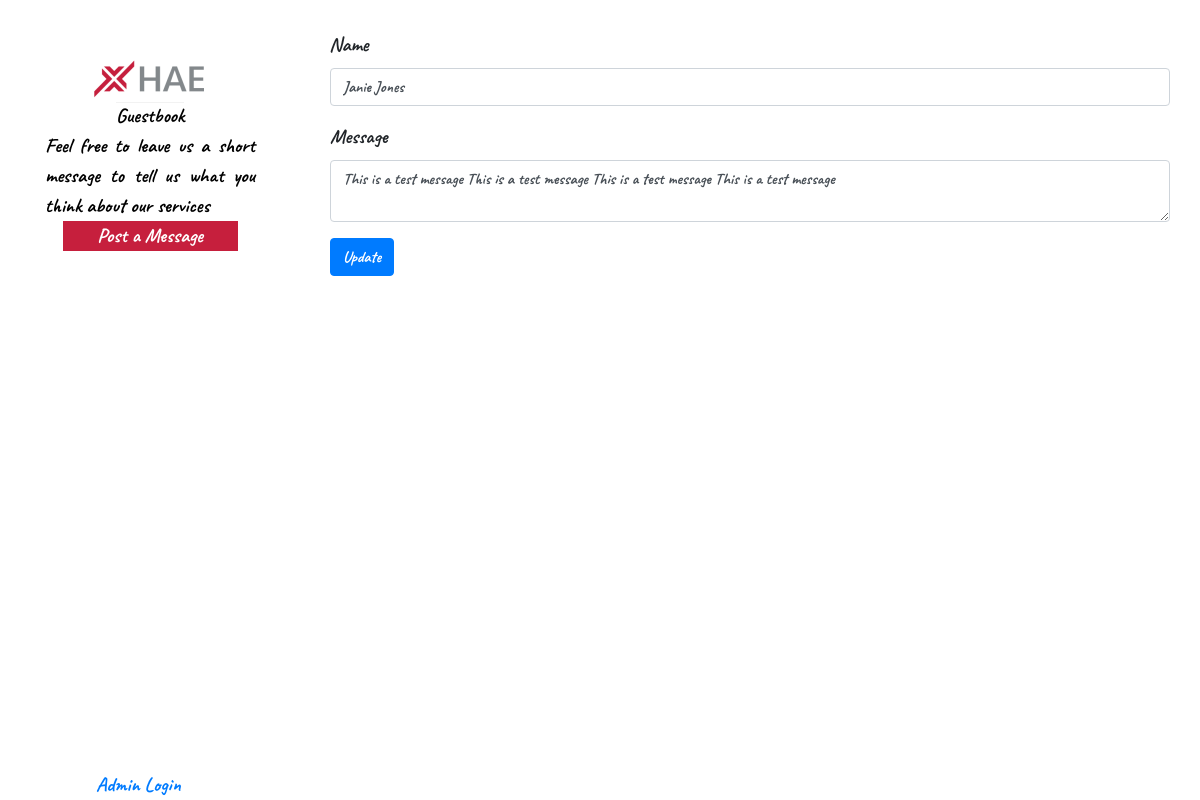
The page /post.php?id=1 on the database its author committed.
### tables this page shows
CREATE TABLE `guest_book` (
  `id` int(11) NOT NULL AUTO_INCREMENT,
  `message` text,
  `auth_name` varchar(128) DEFAULT NULL,
  `date_created` datetime DEFAULT CURRENT_TIMESTAMP,
  PRIMARY KEY (`id`)
);

### post.php (the view, shortened to what this page needs)
<?php session_start();
if (!empty($_SERVER['HTTP_X_REQUESTED_WITH']) && strtolower($_SERVER['HTTP_X_REQUESTED_WITH']) == 'xmlhttprequest'): ?>
	<?php
	require_once 'db.php';
	switch ($_POST['type']) {
		case 'update':
			if (!mysqli_query($con, "update guest_book set message='" . $_POST['message'] . "' , auth_name='" . $_POST['name'] . "' where id=" . $_POST['id'] . "")) {
				echo("Error update data: " . mysqli_error($con));
			}
			break;
		case 'insert':
			if (!mysqli_query($con, "INSERT INTO guest_book (message, auth_name) VALUES ('" . $_POST['message'] . "','" . $_POST['name'] . "')")) {
				echo("Error insert data: " . mysqli_error($con));
			}
			break;
		case 'delete':
			if (!mysqli_query($con, "delete from guest_book where id=" . $_POST['id'])) {
				echo("Error insert data: " . mysqli_error($con));
			}
			break;
	}
	mysqli_close($con);
	?>
<?php else: ?>
<!DOCTYPE html>
<html>
<head>
	<link rel="stylesheet" href="https://maxcdn.bootstrapcdn.com/bootstrap/4.1.3/css/bootstrap.min.css">
	<link href="https://maxcdn.bootstrapcdn.com/font-awesome/4.7.0/css/font-awesome.min.css" rel="stylesheet"
		  type="text/css"/>
	<link href="style.css" type="text/css" rel="stylesheet"/>
</head>
<body>
<div class="wrapper">
	<?php require_once 'left.php'; ?>
	<div class="edit-post">
		<?php if ($_GET['id']): ?>
			<?
			require_once 'db.php';
			$query = mysqli_query($con, "SELECT message, auth_name FROM guest_book where id=" . $_GET['id']);
			$row = mysqli_fetch_row($query);
			?>
			<div class="form-group">
				<label for="guestName">Name</label>
				<input type="text" class="form-control" id="guestName" value="<?= $row[1] ?>" placeholder="Enter name">
			</div>
			<div class="form-group">
				<label for="guestMessage">Message</label>
				<textarea class="form-control" id="guestMessage"
						  placeholder="Please leave your message"><?= $row[0] ?></textarea>
			</div>
			<div class="form-group">
				<button class="btn btn-primary btn-update">Update</button>
			</div>
		<?php endif; ?>
	</div>
</div>
</body>
<?php endif; ?>

### style.css (style rules this page uses)
body { font-family: guestFont; font-size: 20px; }
.wrapper { display: grid; grid-template-columns: 25% 75%; height: 100%; width: 100%; position: absolute; }
.edit-post, .login { padding: 30px; }

### rows shown on the page
guest_book: auth_name "Janie Jones", message "This is a test message This is a test message This is a test message This is a test message"
